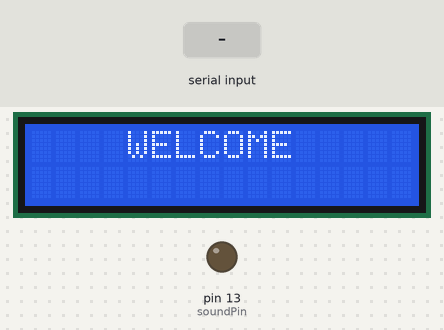
The sketch below on a simulated Arduino Uno, built with avr-gcc and run on an emulated ATmega328P. Parts: 16×2 character LCD, output pins drawn as LEDs (lit = HIGH). Inputs (shaded band) come from the test bench. What the sketch prints to the serial monitor is not drawn.

Above: at 0.1 s.
At 8.2 s:
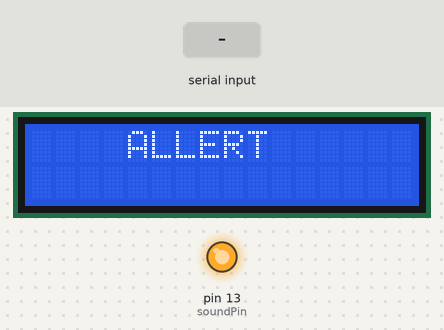
8.3 s: ",\n" received over Serial
9.8 s: byte 13 (13) received over Serial
At 11.1 s:
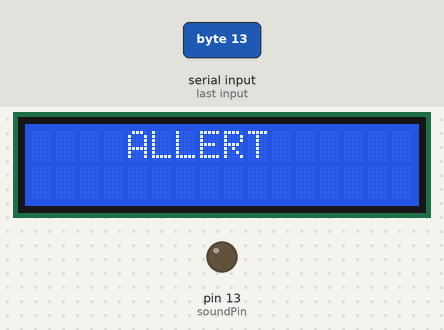
Timing chart, 0 to 16.8 s (numbered marks = the images above; inputs shaded):
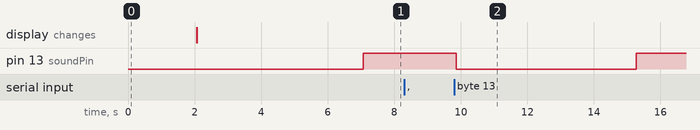

The sketch:

smk.ino
```cpp
#include <LiquidCrystal.h> // lcd display header
#include <SoftwareSerial.h>  //configuring software serial
#include <string.h>
#include <ctype.h>
SoftwareSerial Gsm(2, 3);  // assigining software serial rx and tx pin
LiquidCrystal lcd(12, 11, 7, 6, 5, 4); //assigining pins for register select, enable, D0-D4 for LCD

float Sensor = A0; //reading analog value from temperature sensor at PIN
int j=0;
int k=0;
int soundPin = 13; //led pin
String writeParam ="";
int rxPin = 0;                    // RX PIN
int txPin = 1;                    // TX TX
int byteGPS=-1;
char linea[300] = "";
char comandoGPR[7] = "$GPRMC";
int cont=0;
int bien=0;
int conta=0;
int indices[13];
int BYTE;

void setup()
{
  pinMode(soundPin, OUTPUT);       // Initialize LED pin
  pinMode(rxPin, INPUT);
  pinMode(txPin, OUTPUT);
  Serial.begin(4800);
  for (int i=0;i<300;i++)
    {                         // Initialize a buffer for received data
      linea[i]=' ';
     }
  Gsm.begin(9600);
  analogReference(DEFAULT);
  lcd.begin(16, 2);
  lcd.print("    WELCOME ");
  delay(2000);
  lcd.setCursor(0,0);
  lcd.print("    ALLERT  ");
  delay(5000);
}
void loop()
{
digitalWrite(soundPin, HIGH);
byteGPS=Serial.read();         // Read a byte of the serial port
if (byteGPS == -1)
{           // See if the port is empty yet
delay(100);
}
else
{     // note: there is a potential buffer overflow here!
linea[conta]=byteGPS;        // If there is serial port data, it is put in the buffer
conta++;
Serial.print(byteGPS, BYTE);
if (byteGPS==13)
{            // If the received byte is = to 13, end of transmission
// note: the actual end of transmission is <CR><LF> (i.e. 0x13 0x10)
digitalWrite(soundPin, LOW);
cont=0;
bien=0;       // The following for loop starts at 1, because this code is clowny and the first byte is the <LF> (0x10) from the previous transmission.
for (int i=1;i<7;i++)
{     // Verifies if the received command starts with $GPR
if (linea[i]==comandoGPR[i-1])
{
bien++;
}
}
if(bien==6)
{               // If yes, continue and process the data
for (int i=0;i<300;i++)
{
if (linea[i]==',')
{    // check for the position of the  "," separator
// note: again, there is a potential buffer overflow here!
indices[cont]=i;
cont++;
}
if (linea[i]=='*')
{    // ... and the "*"
indices[12]=i;
cont++;
}
}
Serial.println("");      // ... and write to the serial port
Serial.println("");
Serial.println("---------------");
for (int i=0;i<12;i++)
{
  switch(i)
{
case 0 :Serial.print("Time in UTC (HhMmSs): ");break;
case 1 :Serial.print("Status (A=OK,V=KO): ");break;
case 2 :Serial.print("Latitude: ");break;
case 3 :Serial.print("Direction (N/S): ");break;
case 4 :Serial.print("Longitude: ");break;
case 5 :Serial.print("Direction (E/W): ");break;
}
for (int j=indices[i];j<(indices[i+1]-1);j++)
{
  Serial.print(linea[j+1]);
}           Serial.println("");
}         Serial.println("---------------");
}       conta=0;                    // Reset the buffer
for (int i=0;i<300;i++)
{
linea[i]=' ';
sendSMS();
}
}
}
}

void sendSMS()
{
  if(k==0)
  {
    Serial.print("AT+CMGF=1\r");                                                        // AT command to send SMS message
    delay(100);
    Serial.println("AT + CMGS = \"9600648204\"");                                     // recipient's mobile number
    delay(100);
    String intro = String("customer name \r");
    delay(100);
    Serial.println((char)26);                       // End AT command with a ^Z, ASCII code 26
    delay(100);
    Serial.println();
    delay(5000);
  }
   k++;
}
```

Measured:
- after the input at 8.3 s, every drawn part: stays the same
- after the input at 9.8 s, pin 13 (soundPin): HIGH → LOW after 0.07 s, → HIGH 5.4 s later
